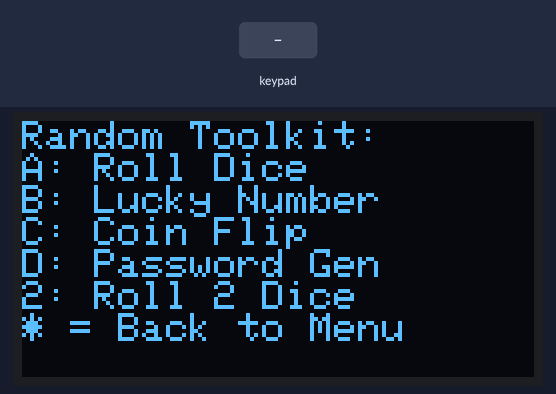
Bench run of a sketch on a simulated ESP32. Parts: 128×64 one-colour display. The test bench sets the inputs (shaded band). Random numbers use the default seed unless the sketch sets one.

Above: at 1.2 s.
1.3 s: keypad keys 1 3 1 2 1 4 2 7 * pressed 0.4 s apart
At 3.4 s:
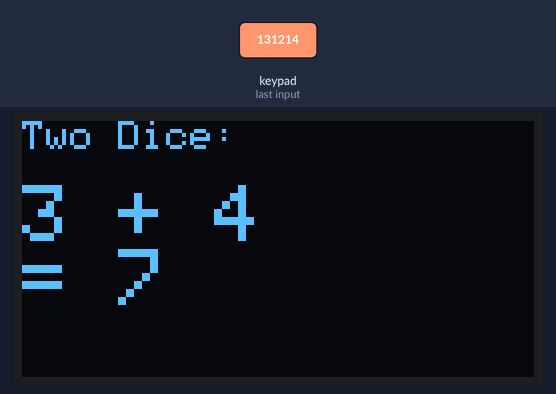
6.4 s: key 'A' pressed
At 7.6 s:
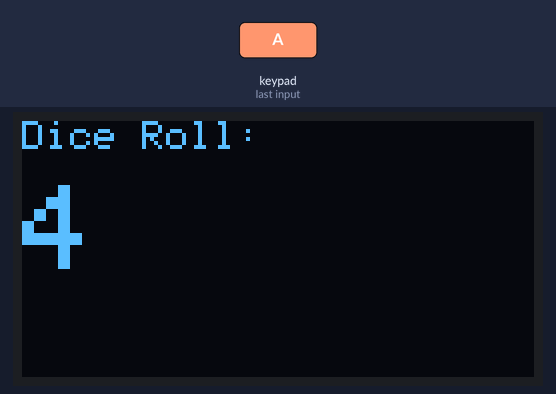
7.9 s: key 'B' pressed
At 9.0 s:
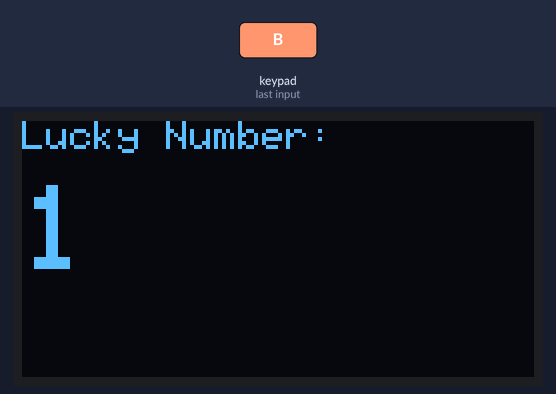
9.4 s: keypad keys 1 3 1 2 1 4 2 7 D pressed 0.4 s apart
At 13.6 s:
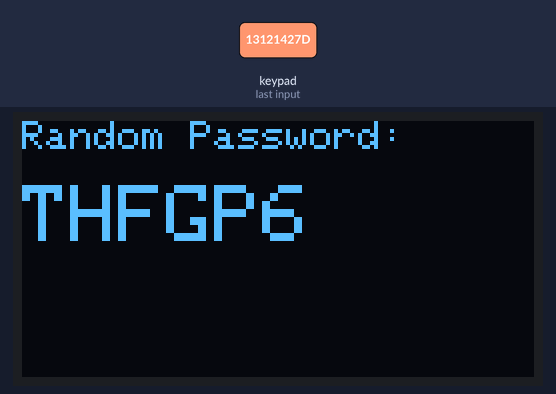
14.5 s: key 'C' pressed
At 15.0 s:
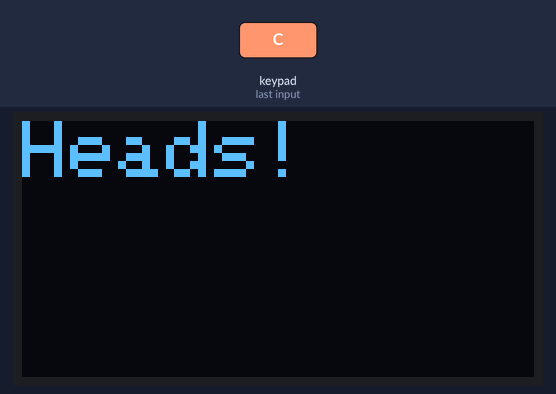
16.0 s: keypad keys 2 6 2 5 3 3 3 2 D pressed 0.4 s apart
At 19.7 s:
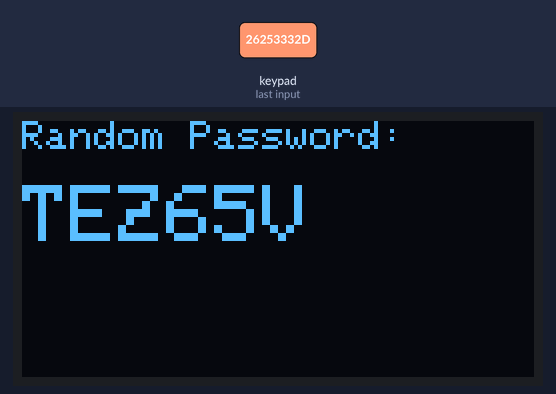
Timing chart, 0 to 21.2 s (numbered marks = the images above; inputs shaded):
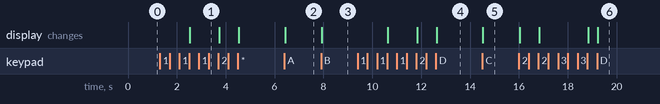

The sketch:

C1_Two_Dice.ino
```cpp
#include <Wire.h>
#include <Adafruit_GFX.h>
#include <Adafruit_SSD1306.h>
#include <Keypad.h>

#define SCREEN_WIDTH 128
#define SCREEN_HEIGHT 64
Adafruit_SSD1306 display(SCREEN_WIDTH, SCREEN_HEIGHT, &Wire, -1);

const byte ROWS = 4;
const byte COLS = 4;
char keys[ROWS][COLS] = {
  {'1','2','3','A'},
  {'4','5','6','B'},
  {'7','8','9','C'},
  {'*','0','#','D'}
};
byte rowPins[ROWS] = {13, 12, 14, 27};
byte colPins[COLS] = {26, 25, 33, 32};
Keypad keypad = Keypad(makeKeymap(keys), rowPins, colPins, ROWS, COLS);

void setup() {
  Serial.begin(115200);
  if (!display.begin(SSD1306_SWITCHCAPVCC, 0x3C)) {
    Serial.println("OLED not found");
    while (true);
  }
  // "Seed" the random generator with a little electrical noise
  // from an unused pin, so the results are different every time.
  randomSeed(analogRead(34));

  display.setTextColor(SSD1306_WHITE);
  showMenu();
}

void loop() {
  char key = keypad.getKey();
  if (!key) return;

  if (key == 'A') {
    rollDice();
  }
  else if (key == 'B') {
    pickLuckyNumber();
  }
  else if (key == 'C') {
    flipCoin();
  }
  else if (key == 'D') {
    generatePassword();
  }
  else if (key == '*') {
    showMenu();
  }
  else if (key == '2') {          // CHALLENGE 1
    rollTwoDice();
  }
}

void rollTwoDice() {
  int die1 = random(1, 7);
  int die2 = random(1, 7);
  display.clearDisplay();
  display.setTextSize(1);
  display.setCursor(0, 0);
  display.println("Two Dice:");
  display.setCursor(0, 16);   // row 16: below the yellow strip
  display.setTextSize(2);
  display.print(die1);
  display.print(" + ");
  display.println(die2);
  display.print("= ");
  display.println(die1 + die2);
  display.display();
}

void showMenu() {
  display.clearDisplay();
  display.setTextSize(1);
  display.setCursor(0, 0);
  display.println("Random Toolkit:");
  display.println("A: Roll Dice");
  display.println("B: Lucky Number");
  display.println("C: Coin Flip");
  display.println("D: Password Gen");
  display.println("2: Roll 2 Dice");
  display.println("* = Back to Menu");
  display.display();
}

void rollDice() {
  int result = random(1, 7);     // 1 to 6 ("stops before max" rule!)
  display.clearDisplay();
  display.setTextSize(1);
  display.setCursor(0, 0);
  display.println("Dice Roll:");
  display.setCursor(0, 16);   // row 16: below the yellow strip
  display.setTextSize(3);
  display.println(result);
  display.display();
}

void pickLuckyNumber() {
  int result = random(1, 101);   // 1 to 100
  display.clearDisplay();
  display.setTextSize(1);
  display.setCursor(0, 0);
  display.println("Lucky Number:");
  display.setCursor(0, 16);   // row 16: below the yellow strip
  display.setTextSize(3);
  display.println(result);
  display.display();
}

void flipCoin() {
  int result = random(0, 2);     // 0 or 1
  display.clearDisplay();
  display.setTextSize(2);
  display.setCursor(0, 0);
  if (result == 0) {
    display.println("Heads!");
  } else {
    display.println("Tails!");
  }
  display.display();
}

void generatePassword() {
  // Letters I and O, and numbers 0 and 1, are left out on purpose:
  // they are easy to confuse when you read them on a small screen.
  const char charset[] = "ABCDEFGHJKLMNPQRSTUVWXYZ23456789";
  String password = "";
  int charsetLength = 32;        // number of characters in charset

  for (int i = 0; i < 6; i++) {
    int randomIndex = random(0, charsetLength);
    password += charset[randomIndex];
  }

  display.clearDisplay();
  display.setTextSize(1);
  display.setCursor(0, 0);
  display.println("Random Password:");
  display.setCursor(0, 16);   // row 16: below the yellow strip
  display.setTextSize(2);
  display.println(password);
  display.display();
}
```

Measured:
- after the input at 1.3 s, the display: changes after 1.2 s (image 1)
- after the input at 6.4 s, the display: changes at once (image 2)
- after the input at 7.9 s, the display: changes at once (image 3)
- after the input at 9.4 s, the display: first changes after 1.2 s (image 4 shows a later state)
- after the input at 14.5 s, the display: changes at once (image 5)
- after the input at 16.0 s, the display: first changes at once (image 6 shows a later state)
